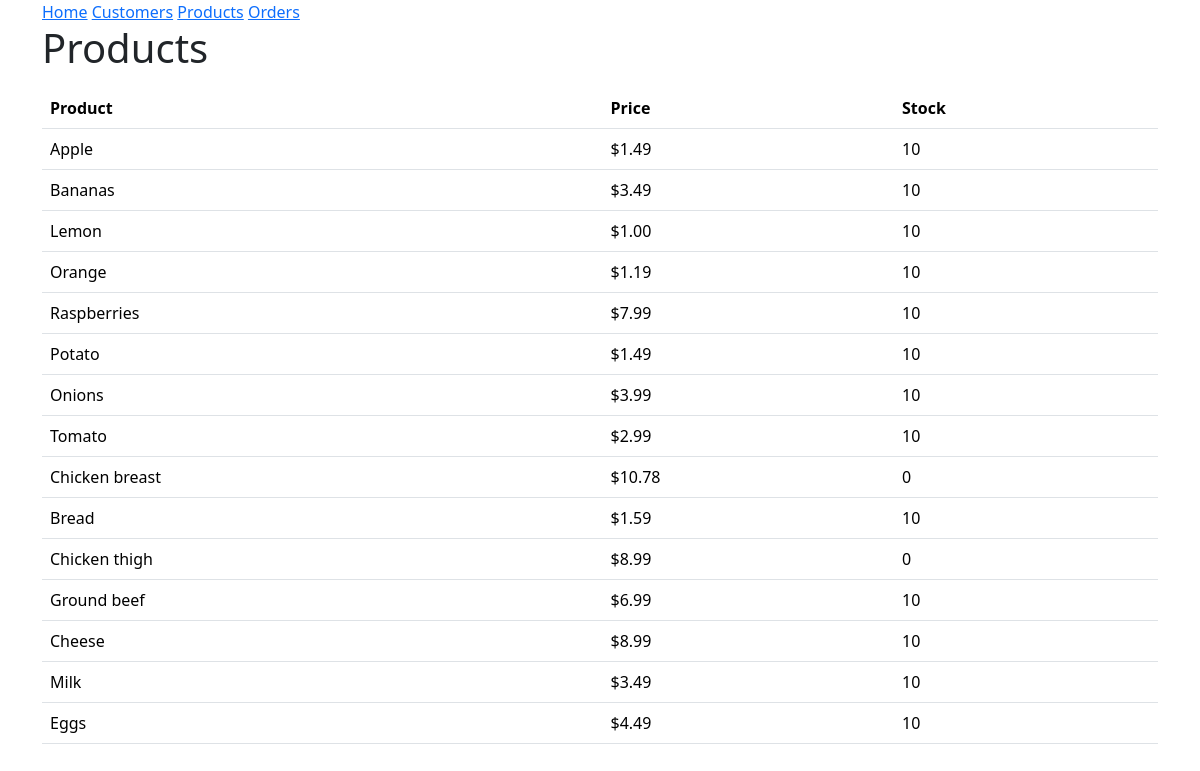
/products, run on an earlier commit of the app's database.
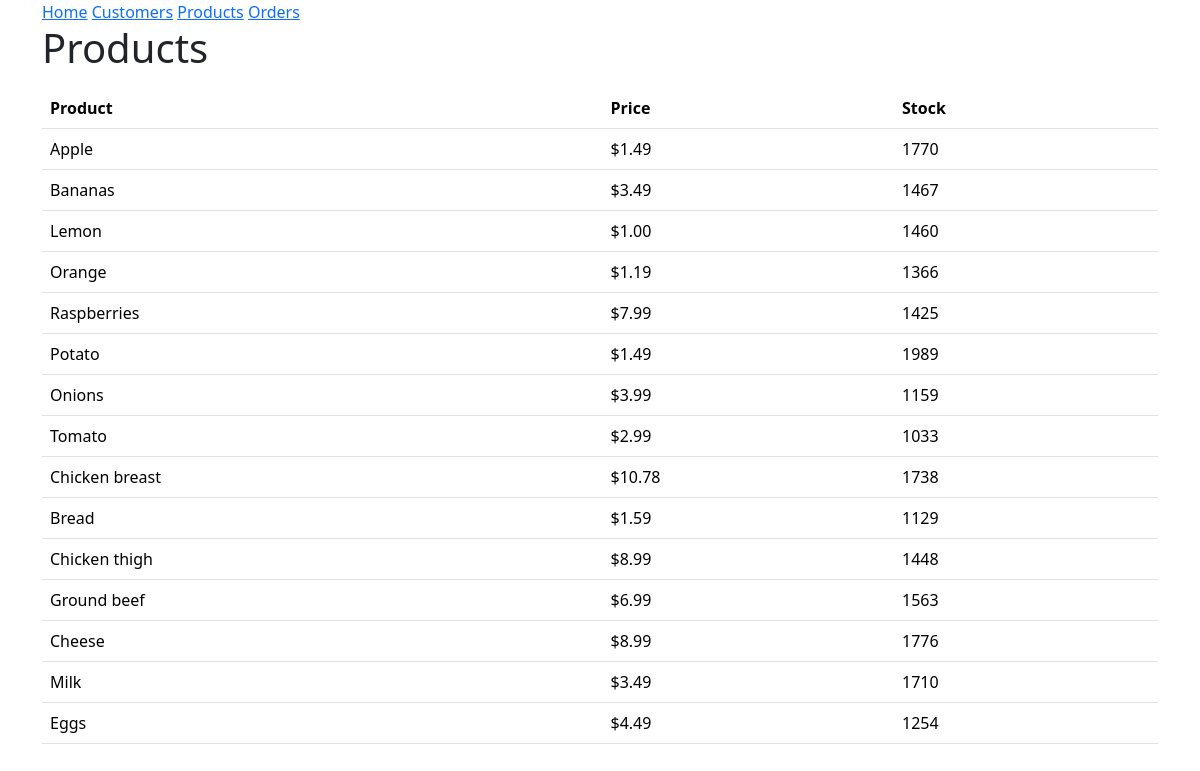
And on a later commit of the database.
### models.py (models this page shows, shortened)
class Product(db.Model):
 id = mapped_column(Integer, primary_key=True)
 product = mapped_column(String(200), nullable=False, unique=True)
 price = mapped_column(Float(200), nullable=False)
 available = mapped_column(Integer, nullable=False, default=True)
 orders = relationship("ProductOrder")

### routes/endpoint.py (the view)
@endpoint.route('/products', methods=['GET'])
def get_products():
    request = db.session.execute(db.select(Product).order_by(Product.id))
    products = []
    for i in request.scalars():
        u = {
            "id": i.id,
            "product": i.product.capitalize(),
            "price": format(i.price, '.2f'),
            "available": i.available
        }
        products.append(u)
    return render_template("products.html", products=products)

### templates/products.html (shortened to what this page needs)
{% extends "base.html" %}
{% block content %}
<h1>Products</h1>
<table class="table">
    <thead class="thead-dark">
    <th>Product</th>
    <th>Price</th>
    <th>Stock</th>
{% for product in products %}
<p>
    <tr>
    <td>{{ product.product }}</td>
    <td>${{ product.price }}</td>
    <td>{{ product.available }}</td>
    </tr>
</p>
{% endfor %}
</table>
{% endblock %}

### templates/base.html (shortened to what this page needs)
<!doctype html>
<html lang="en">
    <head>
        <link rel="stylesheet" href="{{ url_for('static', filename='style.css') }}">
        <link href="https://cdn.jsdelivr.net/npm/bootstrap@5.3.3/dist/css/bootstrap.min.css" rel="stylesheet">
    </head>
    <body>
        <div class="container">
        <nav>
            <a href="{{ url_for('pages.homepage') }}">Home</a>
            <a href="{{ url_for('pages.get_customers') }}">Customers</a>
            <a href="{{ url_for('pages.get_products') }}">Products</a>
            <a href="{{ url_for('pages.get_orders') }}">Orders</a>
        </nav>
        {% block content %}
        {% endblock %}
        </div>
    </body>
</html>

What changed in the data, as far as the page shows it:
changed Product "Apple": available "10" → "1770"
changed Product "Bananas": available "10" → "1467"
changed Product "Lemon": available "10" → "1460"
changed Product "Orange": available "10" → "1366"
changed Product "Raspberries": available "10" → "1425"
changed Product "Potato": available "10" → "1989"
changed Product "Onions": available "10" → "1159"
changed Product "Tomato": available "10" → "1033"
changed Product "Chicken breast": available "0" → "1738"
changed Product "Bread": available "10" → "1129"
changed Product "Chicken thigh": available "0" → "1448"
changed Product "Ground beef": available "10" → "1563"
changed Product "Cheese": available "10" → "1776"
changed Product "Milk": available "10" → "1710"
changed Product "Eggs": available "10" → "1254"
